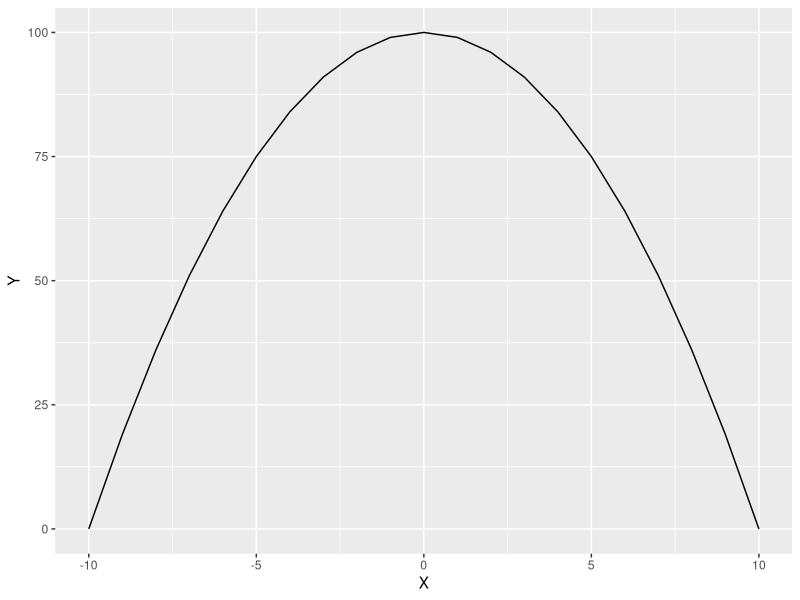
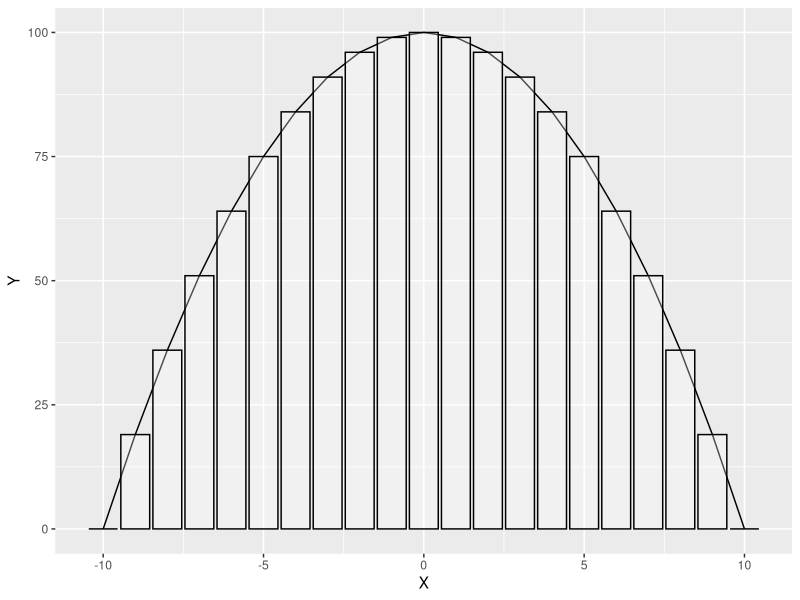
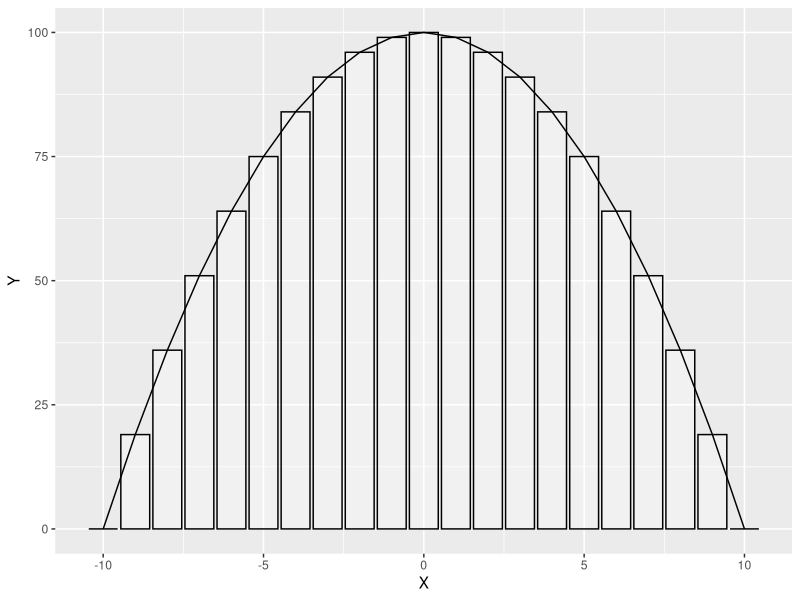
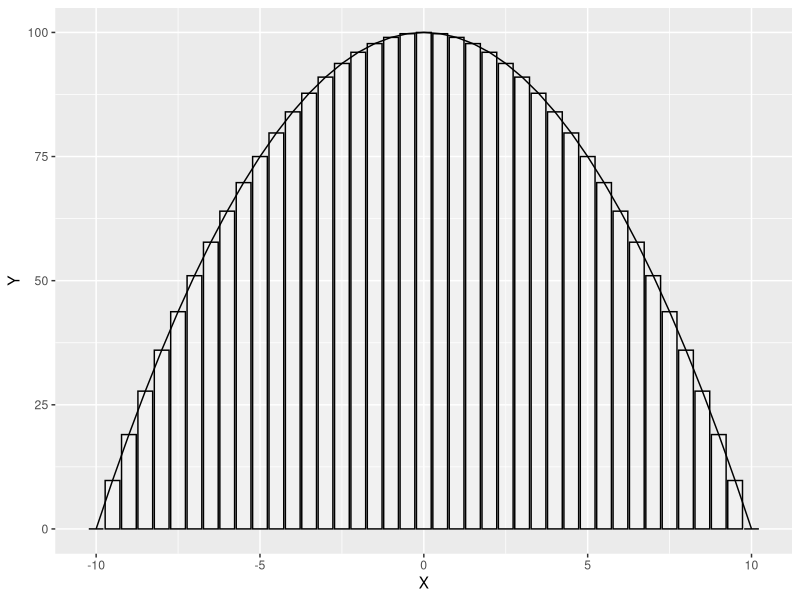
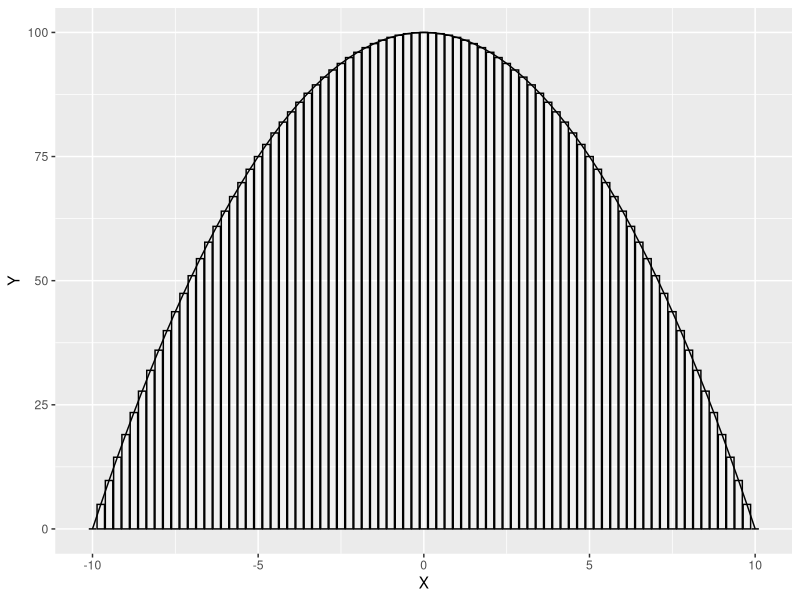
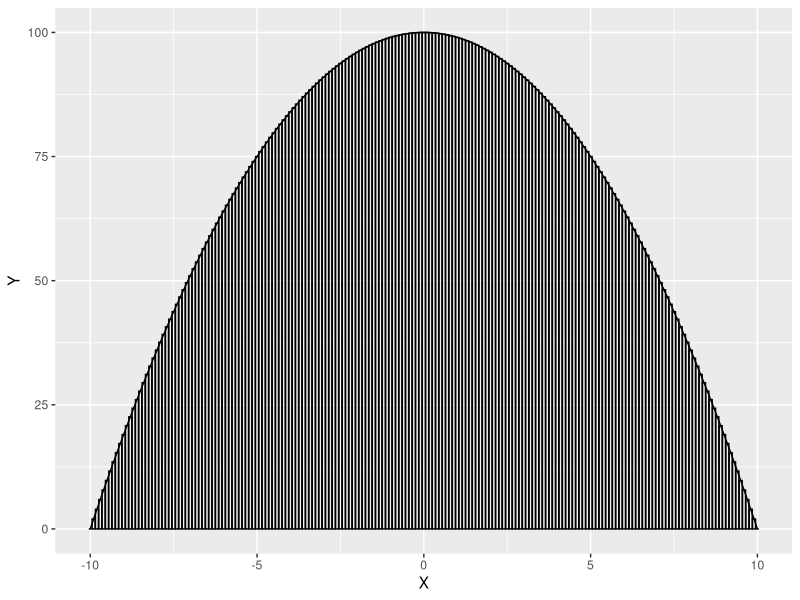
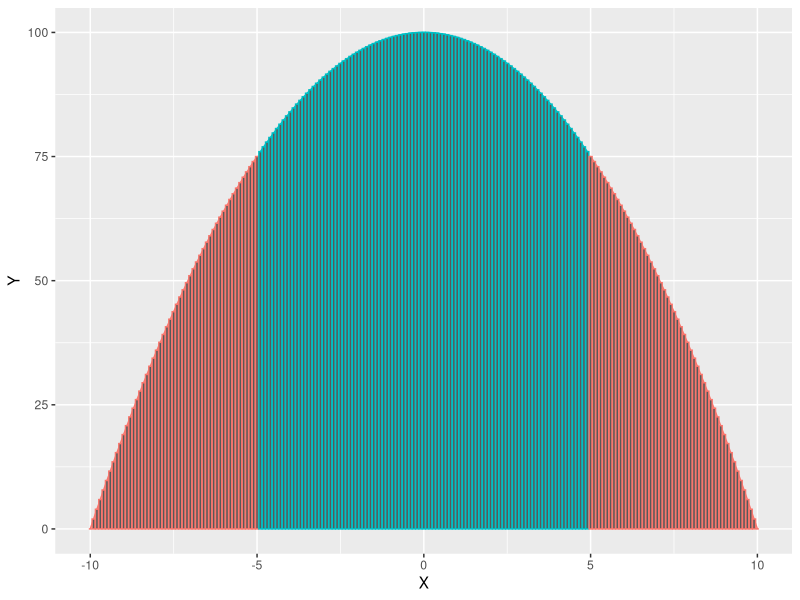
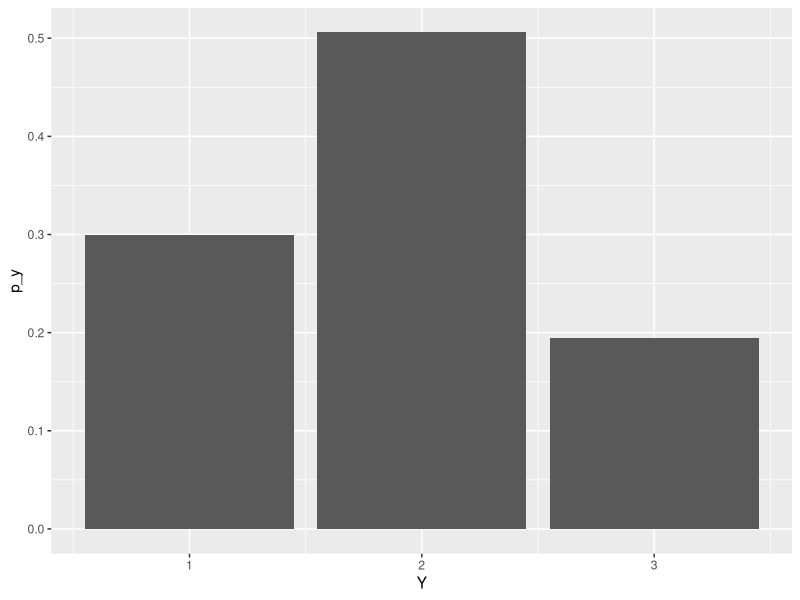

Write R code to recreate these figures, in order.
## ---- chunk 1
set.seed(123)
options(width=60)
knitr::opts_chunk$set(fig.align='center',fig.width=9,fig.height=5)
def.chunk.hook  <- knitr::knit_hooks$get("chunk")
knitr::knit_hooks$set(chunk = function(x, options) {
  x <- def.chunk.hook(x, options)
  ifelse(options$size != "normalsize", paste0("\n \\", options$size,"\n\n", x, "\n\n \\normalsize"), x)
})
require(tidyverse)
## ---- chunk 2
p <- data.frame(X = -10:10) %>%
  mutate(Y = 100 - X^2) %>%
  ggplot(aes(x = X,y = Y)) + 
  # geom_bar(stat = 'identity')
  geom_line()
## ---- chunk 3
p
## ---- chunk 4
p + 
  geom_bar(stat = 'identity',color = 'black',fill = 'white',alpha = .3)
## ---- chunk 5
data.frame(X = seq(-10,10,by = 1)) %>%
  mutate(Y = 100 - X^2) %>%
  ggplot(aes(x = X,y = Y)) + 
  # geom_bar(stat = 'identity')
  geom_bar(stat = 'identity',color = 'black',fill = 'white',alpha = .3) + 
  geom_line()
## ---- chunk 6
data.frame(X = seq(-10,10,by = .5)) %>%
  mutate(Y = 100 - X^2) %>%
  ggplot(aes(x = X,y = Y)) + 
  # geom_bar(stat = 'identity')
  geom_bar(stat = 'identity',color = 'black',fill = 'white',alpha = .3) + 
  geom_line()
## ---- chunk 7
data.frame(X = seq(-10,10,by = .25)) %>%
  mutate(Y = 100 - X^2) %>%
  ggplot(aes(x = X,y = Y)) + 
  # geom_bar(stat = 'identity')
  geom_bar(stat = 'identity',color = 'black',fill = 'white',alpha = .3) + 
  geom_line()
## ---- chunk 8
data.frame(X = seq(-10,10,by = .1)) %>%
  mutate(Y = 100 - X^2) %>%
  ggplot(aes(x = X,y = Y)) + 
  # geom_bar(stat = 'identity')
  geom_bar(stat = 'identity',color = 'black',fill = 'white',alpha = .3) + 
  geom_line()
## ---- chunk 9
data.frame(X = seq(-10,10,by = .1)) %>%
  mutate(Y = 100 - X^2) %>%
  mutate(fl = X > -5 & X < 5) %>%
  ggplot(aes(x = X,y = Y,color = fl)) + 
  geom_line() + 
  geom_bar(stat = 'identity') + 
  theme(legend.position = 'none')
## ---- chunk 10
require(tidyverse)
sample(1:3,replace = T,prob = c(.3,.5,.2))
sample(1:3,replace = T,prob = c(.3,.5,.2))
## ---- chunk 11
Y <- sample(1:3,size = 10000,replace = T,prob = c(.3,.5,.2))
data.frame(Y = Y) %>%
  as_tibble()
## ---- chunk 12
df <- data.frame(Y = Y) %>%
  as_tibble() %>%
  count(Y) %>%
  mutate(p_y = n / sum(n))
## ---- chunk 13
p <- df %>%
  ggplot(aes(x = Y,y = p_y)) + 
  geom_bar(stat = 'identity')
## ---- chunk 14
p
## ---- chunk 15
sum(1*.3,2*.5,3*.2)
## ---- chunk 16
df %>%
  mutate(y_X_py = Y*p_y) %>%
  summarise(E_Y = sum(y_X_py))
## ---- chunk 17
Y <- rgamma(1000,shape = 1)
(df <- data.frame(Y = Y) %>%
  as_tibble() %>%
  count(Y) %>%
  mutate(p_y = n / sum(n)))
## ---- chunk 18
Y <- rbeta(n = 100000,2,3)
(df <- data.frame(Y = Y) %>%
  as_tibble() %>%
  count(Y) %>%
  mutate(p_y = n / sum(n)))
## ---- chunk 19
df %>%
  ggplot(aes(x = Y)) + 
  geom_histogram()
## ---- chunk 20
df %>%
  ggplot(aes(x = Y)) + 
  geom_histogram(bins = 10)
## ---- chunk 21
df %>%
  ggplot(aes(x = Y)) + 
  geom_histogram(bins = 100)
## ---- chunk 22
df %>%
  ggplot(aes(x = Y)) + 
  geom_histogram(bins = 20)
## ---- chunk 23
df %>%
  mutate(Y = round(Y*30,0)/30) %>%
  group_by(Y) %>%
  summarise(p_y = sum(p_y)) %>%
  ggplot(aes(x = Y,y = p_y)) + 
  geom_bar(stat = 'identity',color = 'black',alpha = .3) + 
  geom_line()
## ---- chunk 24
set.seed(123)
Y <- rexp(1000000)
data.frame(Y = Y) %>%
  as_tibble() %>%
  ggplot(aes(x = Y)) + 
  geom_histogram()
## ---- chunk 25
mean(sample(Y,size = 1000))
## ---- chunk 26
mean(sample(Y,size = 1000))
## ---- chunk 27
mean(sample(Y,size = 1000))
## ---- chunk 28
means <- NULL
for(i in 1:1000) {
  means <- c(means,mean(sample(Y,size = 1000)))
}
## ---- chunk 29
data.frame(means = means) %>%
  ggplot(aes(x = means)) + 
  geom_histogram()
## ---- chunk 30
require(tidyverse)
data.frame(y = seq(50,75,length.out = 1000)) %>%
  mutate(py = dnorm(y,mean = 63,sd = 3)) %>%
  mutate(area = y >= 62 & y <= 65) %>%
  ggplot(aes(x = y,ymin = 0,ymax = py,fill = area)) + 
  geom_ribbon() +
  geom_ribbon(fill = NA,color = 'black') + 
  scale_fill_manual(guide = 'none',values = c('white','grey70')) + 
  theme_bw() + 
  geom_vline(xintercept = c(62,65),linetype = 'dashed')
## ---- chunk 31
require(tidyverse)
data.frame(y = seq(50,75,length.out = 1000)) %>%
  mutate(py = dnorm(y,mean = 63,sd = 3)) %>%
  mutate(area = y >= 62 & y <= 65) %>%
  ggplot(aes(x = y,ymin = 0,ymax = py)) + 
  # geom_ribbon() +
  geom_ribbon(fill = NA,color = 'black') + 
  scale_fill_manual(guide = 'none',values = c('white','grey70')) + 
  theme_bw() + 
  labs(y = 'f(y)') + 
  geom_vline(xintercept = 63,linetype = 'dashed') + 
  geom_vline(xintercept = c(60,66),linetype = 'dotted')
  # geom_vline(xintercept = c(62,65),linetype = 'dashed')
## ---- chunk 32
pnorm(1)
## ---- chunk 33
require(tidyverse)
data.frame(y = seq(50,75,length.out = 1000)) %>%
  mutate(py = dnorm(y,mean = 63,sd = 3)) %>%
  mutate(area = y <= 66) %>%
  ggplot(aes(x = y,ymin = 0,ymax = py,fill = area)) + 
  geom_ribbon() +
  geom_ribbon(fill = NA,color = 'black') + 
  scale_fill_manual(guide = 'none',values = c('white','grey70')) + 
  theme_bw() + 
  labs(y = 'f(y)') + 
  # geom_vline(xintercept = 63,linetype = 'dashed') + 
  # geom_vline(xintercept = c(60,66),linetype = 'dotted')
  geom_vline(xintercept = c(66),linetype = 'dashed') + 
  annotate(geom = 'label',x = 63,y = .05,label = '84%')
## ---- chunk 34
pnorm(1) - pnorm(-1)
## ---- chunk 35
require(tidyverse)
data.frame(y = seq(50,75,length.out = 1000)) %>%
  mutate(py = dnorm(y,mean = 63,sd = 3)) %>%
  mutate(area = y >= 60 & y <= 66) %>%
  ggplot(aes(x = y,ymin = 0,ymax = py,fill = area)) + 
  geom_ribbon() +
  geom_ribbon(fill = NA,color = 'black') + 
  scale_fill_manual(guide = 'none',values = c('white','grey70')) + 
  theme_bw() + 
    labs(y = 'f(y)') + 
  # geom_vline(xintercept = 63,linetype = 'dashed') + 
  # geom_vline(xintercept = c(60,66),linetype = 'dotted')
  geom_vline(xintercept = c(60,66),linetype = 'dashed') + 
  annotate(geom = 'label',x = 63,y = .05,label = '68%')
## ---- chunk 36
pnorm(0)
## ---- chunk 37
require(tidyverse)
data.frame(y = seq(50,75,length.out = 1000)) %>%
  mutate(py = dnorm(y,mean = 63,sd = 3)) %>%
  mutate(area = y <= 63) %>%
  ggplot(aes(x = y,ymin = 0,ymax = py,fill = area)) + 
  geom_ribbon() +
  geom_ribbon(fill = NA,color = 'black') + 
  scale_fill_manual(guide = 'none',values = c('white','grey70')) + 
  theme_bw() + 
  labs(y = 'f(y)') + 
  # geom_vline(xintercept = 63,linetype = 'dashed') + 
  # geom_vline(xintercept = c(60,66),linetype = 'dotted')
  geom_vline(xintercept = c(63),linetype = 'dashed') + 
  annotate(geom = 'label',x = 61,y = .05,label = '50%')
## ---- chunk 38
qnorm(.6)
## ---- chunk 39
require(tidyverse)
data.frame(y = seq(50,75,length.out = 1000)) %>%
  mutate(py = dnorm(y,mean = 63,sd = 3)) %>%
  mutate(area = y <= 63+(.2533471*3)) %>%
  ggplot(aes(x = y,ymin = 0,ymax = py,fill = area)) + 
  geom_ribbon() +
  geom_ribbon(fill = NA,color = 'black') + 
  scale_fill_manual(guide = 'none',values = c('white','grey70')) + 
  theme_bw() + 
  labs(y = 'f(y)') + 
  # geom_vline(xintercept = 63,linetype = 'dashed') + 
  # geom_vline(xintercept = c(60,66),linetype = 'dotted')
  geom_vline(xintercept = c(63+(.2533471*3)),linetype = 'dashed') + 
  annotate(geom = 'label',x = 62,y = .05,label = '60%')
## ---- chunk 40
qnorm(.975)
## ---- chunk 41
require(tidyverse)
data.frame(y = seq(50,75,length.out = 1000)) %>%
  mutate(py = dnorm(y,mean = 63,sd = 3)) %>%
  mutate(area = y >= 63-(1.96*3) & y <= 63+(1.96*3)) %>%
  ggplot(aes(x = y,ymin = 0,ymax = py,fill = area)) + 
  geom_ribbon() +
  geom_ribbon(fill = NA,color = 'black') + 
  scale_fill_manual(guide = 'none',values = c('white','grey70')) + 
  theme_bw() + 
  labs(y = 'f(y)') + 
  # geom_vline(xintercept = 63,linetype = 'dashed') + 
  # geom_vline(xintercept = c(60,66),linetype = 'dotted')
  geom_vline(xintercept = c(63-(1.96*3),63+(1.96*3)),linetype = 'dashed') + 
  annotate(geom = 'label',x = 63,y = .05,label = '95%')
